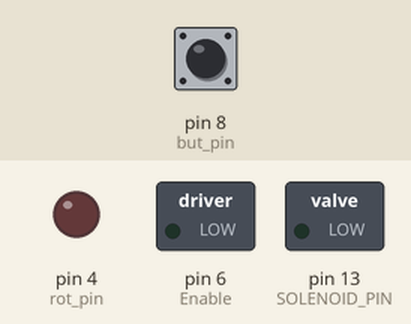
Simulated run of this sketch. Board: Arduino Uno, built with avr-gcc and run on an emulated ATmega328P. Shown: switched loads named in the sketch (green lamp = pin HIGH), output pins drawn as LEDs (lit = HIGH). Dashed ring = blinking. The inputs (shaded band) are chosen by the test bench; at power-on: pin 8 (but_pin) HIGH. Pins used as bus, display or sensor lines are not drawn.

Above: at 1.2 s.
1.3 s: pin 8 (but_pin) pulled LOW for 3.2 s
At 1.9 s:
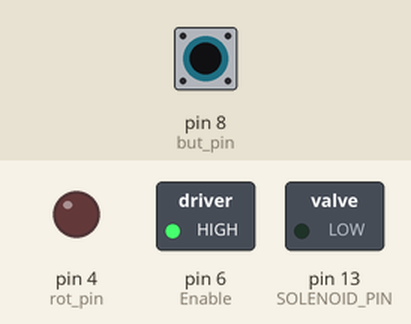
6.0 s: pin 8 (but_pin) pulled LOW for 3.2 s
At 8.0 s:
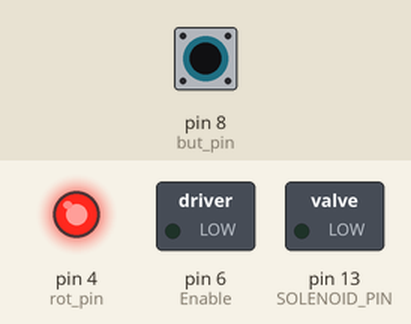
At 9.5 s:
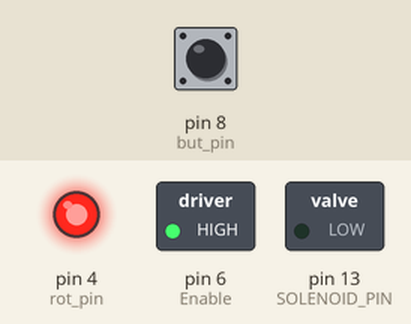
Timing chart, 0 to 11.0 s (numbered marks = the images above; inputs shaded):
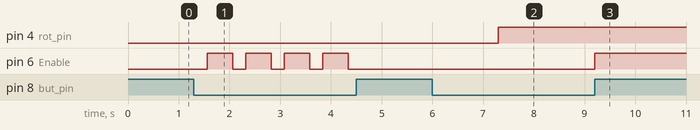

Measured:
- after the input at 1.3 s, pin 6 (Enable): alternates HIGH for 0.50 s and LOW for 0.26 s, 8 changes in all, then stays LOW, starting after 0.26 s
- after the input at 6.0 s, pin 4 (rot_pin): LOW → HIGH after 1.3 s; pin 6 (Enable): LOW → HIGH after 3.2 s

The sketch:

test_stepperMotor.ino
```cpp
#define but_pin 8
#define rot_pin 4
#define SOLENOID_PIN 13

boolean state_solenoid = HIGH;
int buttonState = 0;
boolean rotateState = LOW;
int index;
int count = 0;
boolean changeState = LOW;
boolean counterStart = LOW;
boolean cellHasReached = LOW;
int tempCell = 0;

const int CELL_FIVE = 1270;
const int CELL_FOUR = (CELL_FIVE/5)*4;
const int CELL_THREE = (CELL_FIVE/5)*3;
const int CELL_TWO = (CELL_FIVE/5)*2;
const int CELL_ONE = (CELL_FIVE/5);
const int CELL_ZERO = 0;

int cell[]={CELL_ONE, CELL_TWO, CELL_THREE, CELL_FOUR, CELL_FIVE, CELL_ZERO};
int currentCell = 0;
boolean goHome = false;
void setup()
{
  Serial.begin(9600);
  pinMode(but_pin, INPUT);
  pinMode(6, OUTPUT); //Enable
  pinMode(5, OUTPUT); //Step
  pinMode(rot_pin, OUTPUT); //Direction
  pinMode(SOLENOID_PIN, OUTPUT);

  digitalWrite(rot_pin,HIGH);
  cellHasReached = LOW;
  tempCell = currentCell;

}

void solenoid(){
 for(index = 0; index < 2; index++){
          if(state_solenoid == HIGH){
            digitalWrite(SOLENOID_PIN, HIGH);
              state_solenoid = LOW;
            }
            else{
              digitalWrite(SOLENOID_PIN, LOW);
              state_solenoid = HIGH;
          }
          delay(100);
 }
}

void motorRun(){
  //motorEn();
  digitalWrite(5,HIGH);
  delayMicroseconds(500);
  digitalWrite(5,LOW);
  delayMicroseconds(500);
}
void motorEn(){
  digitalWrite(6,LOW);
}

void motorOff(){
  digitalWrite(6,HIGH);
}

void returnHome(){
  if(buttonState == LOW){
    digitalWrite(rot_pin,HIGH);
    motorEn();
    motorRun();
  }
  else{
    motorOff();
  }
}

void checkButtonIsPress(){
     if(buttonState == HIGH){
        digitalWrite(rot_pin,LOW);
        motorEn();
        motorRun();
        counterStart = HIGH;
        count = 0;
     }
}

int goToCell( int currentCell){

  if(count > cell[currentCell]){
    cellHasReached = HIGH;
    counterStart = LOW;
    //digitalWrite(rot_pin,HIGH);

   // solenoid();
    //count =0;
    //currentCell = 1;
    currentCell = createLine(currentCell);
   //motorEn();
   }

   if(currentCell != 5){
    checkButtonIsPress();
   }

    if(counterStart == HIGH ){
      count++;
    }
return currentCell;
}


void pauseMotor(int sec){
    sec = sec*100;
    motorOff();
    delay(sec);
    motorEn();
}
int createLine(int currentCell){
  if( currentCell == 4 && cellHasReached == HIGH){
    currentCell = 5;
    cellHasReached = LOW;
    //motorOff();
    goHome = true;
  }
  else if( currentCell == 3 && cellHasReached == HIGH) {
    currentCell = 4;
    cellHasReached = LOW;
    pauseMotor(5);
    counterStart = HIGH;
  }
    else if( currentCell == 2 && cellHasReached == HIGH) {
    currentCell = 3;
    cellHasReached = LOW;
    pauseMotor(5);
    counterStart = HIGH;
  }
    else if( currentCell == 1 && cellHasReached == HIGH) {
    currentCell = 2;
    cellHasReached = LOW;
    pauseMotor(5);
    counterStart = HIGH;
  }
    else if( currentCell == 0 && cellHasReached == HIGH) {
    currentCell = 1;
    cellHasReached = LOW;
    pauseMotor(5);
    counterStart = HIGH;
  }
  return currentCell;
}

void loop()
{

  buttonState = digitalRead(but_pin);
  if(goHome == false){
    motorRun();
    currentCell = goToCell( currentCell );
  }
  else{
    returnHome();
  }
  //Serial.println(buttonState);


 }

 // displayState(); // this cause jitter to the stepper motor

\
```

Solenoid.cpp
```cpp
#include "Solenoid.h"

Solenoid::Solenoid(byte s_pin){
  sold_pin = s_pin;
  solenoidState = false;
  pinMode(sold_pin, OUTPUT);
}

void Solenoid::trigger(){
   for( int i =0; i <2; i++){
     if(getState() == true){
         on();
         setState(false);
     }
     else{
         off();
         setState(true);
     }
      delay(100);
   }
}

void Solenoid::on(){
  digitalWrite(sold_pin, HIGH);
}

void Solenoid::off(){
  digitalWrite(sold_pin, LOW);
}

boolean Solenoid::getState(){
  return solenoidState;
}

void Solenoid::setState(boolean decision){
  solenoidState = decision;
}
```

Solenoid.h
```cpp
#ifndef Solenoid_h
#define Solenoid_h

#if (ARDUINO >= 100)
  #include "Arduino.h"
#else
  #include "WProgram.h"
#endif

class Solenoid {
  public:

    // Constructor
    Solenoid(byte sold_pin);

    // Datatypes

    // Methods
    void trigger();
    void on();
    void off();
    void setState(boolean decision);
    boolean getState();

  private:
    // Constructor

    // Datatypes
    byte sold_pin;
    boolean solenoidState;
    // Methods

};

#endif
```

Stepper.ino
```cpp
/*
#define but_pin 8
#define SOLENOID_PIN 22
#define step_pin 33 //35 37 39 41
#define en_pin 23 // 25 27 29 31
#define rot_pin 43 // 45 47 49 51


int index;
int counter = 0;
int MAX_LENGTH = 0;
boolean changeState = LOW;
boolean counterStart = LOW;
boolean state_solenoid = HIGH;


  //int cell[]={CELL_ONE, CELL_TWO, CELL_THREE, CELL_FOUR, CELL_FIVE, CELL_ZERO};
boolean receivedInput = false;
boolean movingStepper = false;

// Serial variable
char val[10];
int input; // 0 = no input, 1 = go to first cell,
           // 2 = go to second cell,..., 5 = go to fifth cell
           // 12 = go to first cell then second cell,
           // 123 = go to first to the third cell, and so on

struct boolCell{
  boolean bCell1;
  boolean bCell2;
  boolean bCell3;
  boolean bCell4;
  boolean bCell5;
};

struct boolCell bCellInstance;
// Setup
void setup()
{
  Serial.begin(9600);
  pinMode(but_pin, INPUT);

  pinMode(SOLENOID_PIN, OUTPUT);
  state_solenoid = HIGH;

  cellHasReached = LOW;
  counterStart = LOW;
  counter = 0;
  state = Start_State;
  input = 0;
  index = 0;
  getMaxLength();
  bCellInstance.bCell1 = false;
  bCellInstance.bCell2 = false;
  bCellInstance.bCell3 = false;
  bCellInstance.bCell4 = false;
  bCellInstance.bCell5 = false;
}


int ferrofluidDisplay(int state){

  switch(state){
    case Start_State:
   // Serial.println("@ Start State");
      if(!origin_State){
        sm1.goToOrigin();
      }
      else{
        state = Wait_State;
        input = 0; // make sure no user put any input before goign to wait state
      }
    break;

    case Wait_State:
      getSerial();
      if( input != 0){
       // Serial.println("@ Wait State");
        receivedInput = true;
        sendInput(input);
      }

        if(receivedInput == false){
         // Serial.println("@ 1 State");
          state = Wait_State;
        }
        else if(receivedInput && !movingStepper && origin_State){
         // Serial.println("@ 2 State");
        //Serial.println("@ Wait State");
          state = Move_State;
          sm1.setOriginState(false);
          movingStepper = true; // checks any of the motors states are moving
          counterStart = HIGH;
        }
    break;

    case Move_State:
  //  Serial.println(counter);
        if( receivedInput && movingStepper && !origin_State){
          state = Move_State;
         // counterStart = HIGH;
          sm1.goToCell(bCellInstance.bCell1, bCellInstance.bCell2, bCellInstance.bCell3, bCellInstance.bCell4, bCellInstance.bCell5);
          // if stepper finishes going to all cells then set receiveInputState = false
        }
        else if( !receivedInput && !movingStepper && !origin_State){
          state = Start_State;
      //    Serial.println("Stop");
          sm1.setOriginState(false);
         // input = 0;
        }
    break;

    default:
      state = Start_State;
  }
  //Serial.println(state);

  return state;
}


int currentCell = 0;
boolean goHome = false;


  //int createLine(int currentCell){
  //  if( currentCell == 4 && cellHasReached == HIGH){
  //    currentCell = 5;
  //    cellHasReached = LOW;
  //    //turnOffSM();
  //    goHome = true;
  //  }
  //  else if( currentCell == 3 && cellHasReached == HIGH) {
  //    currentCell = 4;
  //    cellHasReached = LOW;
  //    pauseSM(5);
  //    counterStart = HIGH;
  //  }
  //    else if( currentCell == 2 && cellHasReached == HIGH) {
  //    currentCell = 3;
  //    cellHasReached = LOW;
  //    pauseSM(5);
  //    counterStart = HIGH;
  //  }
  //    else if( currentCell == 1 && cellHasReached == HIGH) {
  //    currentCell = 2;
  //    cellHasReached = LOW;
  //    pauseSM(5);
  //    counterStart = HIGH;
  //  }
  //    else if( currentCell == 0 && cellHasReached == HIGH) {
  //    currentCell = 1;
  //    cellHasReached = LOW;
  //    pauseSM(5);
  //    counterStart = HIGH;
  //  }
  //  return currentCell;
  //}


void getMaxLength(){
  MAX_LENGTH = CELL_FOUR;
}
void loop()
{

  //struct bCell bCellinstance;
  //  boolean one = bCellInstance.bCell1;
  //  boolean two = bCellInstance.bCell2;
  //  boolean three = bCellInstance.bCell3;
  //  boolean four = bCellInstance.bCell4;
  //  boolean five = bCellInstance.bCell5;


 state = ferrofluidDisplay(state);
  //getSerial();

  //if( input != NULL){
  //    //    Serial.println("@ Wait State");
  //       // receivedInput = true;
  //   //     Serial.print("\t");
  //        Serial.print(val);
  //        sendInput(val);
  //}


 //stepper(one, two, three, four, five);


}

*/
```

StepperMotor.cpp
```cpp
#include "StepperMotor.h"
#include "Solenoid.h"

StepperMotor::StepperMotor(byte s_pin, byte r_pin, byte e_pin, byte sld_pin, byte b_pin, boolean d = CCW){
  step_pin = s_pin;
  rot_pin = r_pin;
  en_pin = e_pin;
  but_pin = b_pin;
  sold_pin = sld_pin;
  counter = 0;
  originState = false;
  moveState = false;
  buttonState = false;
  counterState = false;
  setDirection(d);

  pinMode(step_pin, OUTPUT);
  pinMode(rot_pin, OUTPUT);
  pinMode(en_pin, OUTPUT);
  pinMode(but_pin, OUTPUT);

}

void StepperMotor::resetCounter(){
  counter = 0;
}

void StepperMotor::setCells(boolean cellOne, boolean cellTwo, boolean cellThree, boolean cellFour, boolean cellFive){
  bCellOne = cellOne;
  bCellTwo = cellTwo;
  bCellThree = cellThree;
  bCellFour = cellFour;
  bCellFive = cellFive;
  counterState = true;
}

void StepperMotor::goToCells(){
  // If any of the parameters are true it will go to that cell.
  // Starting from first cell to the last.
  //struct boolCell bCellInstance;


  if(counterState == true){
    // avoid overflow
    if(counter < MAX_COUNTER){
      counter++;
    }
    setDirection(CW);
    turnOnSM();
    runSM();
    setOriginState(false);
  }

  if(bCellOne == false && bCellTwo == false &&  bCellThree == false && bCellFour == false && bCellFive == false){
    counterState = false;
    resetCounter();
    turnOffSM();

  }
  else if(bCellOne == false && bCellTwo == false &&  bCellThree == false && bCellFour == false && bCellFive == true){
    if(counter >= CELL_FIVE){
      bCellFive = false;
      // trigger solenoid
      //solenoid.trigger();
      pauseSM(5);
    }
  }
  else if (bCellOne == false && bCellTwo == false &&  bCellThree == false && bCellFour == true  ){ //&& bCellFive == false
    if(counter >= CELL_FOUR){
      bCellFour = false;
      pauseSM(5);
      // trigger solenoid
    }
  }
  else if (bCellOne == false && bCellTwo == false &&  bCellThree == true ){//&& bCellFour == false && bCellFive == false
    if(counter >= CELL_THREE){
      bCellThree = false;
      // trigger solenoid
      pauseSM(5);
    }
  }
  else if(bCellOne == false && bCellTwo == true ){ //&&  bCellThree == false && bCellFour == false && bCellFive == false
    if(counter >= CELL_TWO){
      bCellTwo = false;
      // trigger solenoid
      pauseSM(5);
    }
  }
  else if(bCellOne == true){ //
    if(counter >= CELL_ONE){
      bCellOne = false;
      //triggerSolenoid();

      pauseSM(5);
    }
  }

}


void StepperMotor::gotoOrigin(){
  buttonState = digitalRead(but_pin);

   if(buttonState == LOW){
      setDirection(CCW);
      turnOnSM();
      runSM();
      setOriginState(false);
      if(counter < MAX_COUNTER){
        counter++;
      }
   }
   else{
    turnOffSM();
    setDirection(CW);
    setOriginState(true);
    Serial.println(counter);
    resetCounter();
   }
}

boolean StepperMotor::isAtOrigin(){
  return originState;
}

boolean StepperMotor::isMoving(){
  return moveState;
}

void StepperMotor::setOriginState(boolean state){
  originState = state;
}


void StepperMotor::pauseSM(int sec){
    sec = sec*100;
    turnOffSM();
    delay(sec);
    turnOnSM();
}

void StepperMotor::setDirection(boolean dir){
  if(dir == CW){
    digitalWrite(rot_pin, LOW);
  }
  else if(dir == CCW){
    digitalWrite(rot_pin, HIGH);
  }
}

void StepperMotor::runSM(){
  turnOnSM();
  unsigned long currentMillis = millis();
  if( currentMillis - previousMillis > 2){
    step();
    previousMillis = currentMillis;
  }

}
/*
 * fix the delay stepper and delay part to millis
 *
 */
void StepperMotor::step(){
  static int lastStep = 0;
  switch(lastStep){
    case 0:
      digitalWrite(step_pin,HIGH);
      break;

    case 1:
      digitalWrite(step_pin,LOW);
      break;
  }
  lastStep++;
  if(lastStep > 2){
    lastStep = 0;
  }
}

void delaySM(unsigned long t){
  if(millis > t +3){

  }
}
void StepperMotor::t1Start(){
  t1 = millis();
}

void StepperMotor::t2Start(){
  t2 = millis();
}

void StepperMotor::turnOnSM(){
  digitalWrite(en_pin,LOW);
  moveState = true;
}

void StepperMotor::turnOffSM(){
  digitalWrite(en_pin,HIGH);
  moveState = false;
}
```

StepperMotor.h
```cpp
#ifndef StepperMotor_h
#define StepperMotor_h

#if (ARDUINO >= 100)
  #include "Arduino.h"
#else
  #include "WProgram.h"
#endif

#define CW 0
#define CCW 1

#include "Solenoid.h"

class StepperMotor {
  public:
    // Constructor
    StepperMotor(byte step_pin, byte rot_pin, byte en_pin, byte sld_pin, byte but_pin, boolean dir = CCW);

    // Datatypes


    // Methods
    void pauseSM(int s);
    void turnOnSM();
    void turnOffSM();
    void runSM();
    void goToCells();
    void setDirection(boolean dir);
    void gotoOrigin();
    void setOriginState(boolean state);
    void setCells(boolean cellOne, boolean cellTwo, boolean cellThree, boolean cellFour, boolean cellFive);
    boolean isAtOrigin();
    boolean isMoving();
    //Solenoid solenoid;

  private:
    // Data types
    const int WIDTH_NUM = 651;
    // Ideal range is about 1200-1300
    const int CELL_FIVE = WIDTH_NUM;
    const int CELL_FOUR = (CELL_FIVE/5)*4;
    const int CELL_THREE = (CELL_FIVE/5)*3;
    const int CELL_TWO = (CELL_FIVE/5)*2;
    const int CELL_ONE = (CELL_FIVE/5);
    const int CELL_ZERO = 0;
    const int MAX_COUNTER = 5000;
    byte step_pin;
    byte rot_pin;
    byte en_pin;
    byte but_pin;
    byte sold_pin;
    boolean dir;
    boolean buttonState;
    boolean originState;
    boolean moveState;
    boolean counterState;
    boolean bCellOne;
    boolean bCellTwo;
    boolean bCellThree;
    boolean bCellFour;
    boolean bCellFive;
    int seconds;
    int counter;
    unsigned long t1;
    unsigned long previousMillis;
    unsigned long t2;

    // Methods
    void startTimer();
    void resetCounter();
    void t1Start();
    void t2Start();
    void step();

};

#endif
```

TouchScreenDisplay.ino
```cpp
/*

#include <Nextion.h>

NexButton b0 = NexButton(0, 1, "b0");

NexTouch *nex_listen_list[] =
{
  &b0,
  NULL
};

void buttonPress( void *ptr ){
  dbSerialPrintln("b0 Pressed");
}

void setup(void){
  nexInit();
  // If changed to any other baud make sure to change it according in the Serial monitor.
  // ocated bottom right corner.
  Serial.begin(9600);

  b0.attachPush(buttonPress);

  dbSerialPrintln("Setup Done");
}

void loop(void){
  nexLoop(nex_listen_list);
}
*/
```
